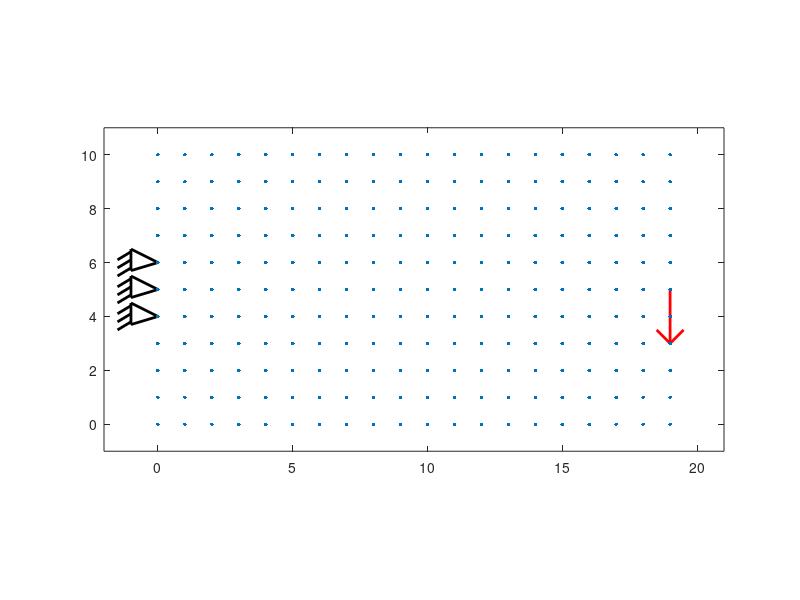

The MATLAB script that drew this image: (Note: this script raises an error after producing the figure.)
                
clc
clear
close all

tic

S_y = 8;

figure(1)
hold on
plot([19 19],[5 3],'r','Linewidth',2)
plot([19 18.5],[3 3.5],'r','Linewidth',2)
plot([19 19.5],[3 3.5],'r','Linewidth',2)

plot([0 -1 -1 0],[6 5.7 6.5 6],'k','Linewidth',2)
plot([0 -1 -1 0],[5 4.7 5.5 5],'k','Linewidth',2)
plot([0 -1 -1 0],[4 3.7 4.5 4],'k','Linewidth',2)
plot([-1.5 -1],[3.5 3.8],'k','Linewidth',2)
plot([-1.5 -1],[3.8 4.1],'k','Linewidth',2)
plot([-1.5 -1],[4.1 4.4],'k','Linewidth',2)
plot([-1.5 -1],[4.5 4.8],'k','Linewidth',2)
plot([-1.5 -1],[4.8 5.1],'k','Linewidth',2)
plot([-1.5 -1],[5.1 5.4],'k','Linewidth',2)
plot([-1.5 -1],[5.5 5.8],'k','Linewidth',2)
plot([-1.5 -1],[5.8 6.1],'k','Linewidth',2)
plot([-1.5 -1],[6.1 6.4],'k','Linewidth',2)
axis equal
xlim([-2 21])
ylim([-1 11])
box on

x_dots = zeros(1,11*20);
y_dots = zeros(1,11*20);

for i = 0:19
    for j = 0:10
        x_dots(i*11 + j + 1) = i;
        y_dots(i*11 + j + 1) = j;
    end
end

scatter(x_dots,y_dots,7,'filled','b')

% lengths
total_beams = (numel(x_dots)*(numel(x_dots) - 1))/2;

beam_lengths = zeros(total_beams,1);
beam_angles = zeros(total_beams,1);

counter_beams = 1;

for k = 1:(numel(x_dots) - 1)
    for l = (k + 1):numel(x_dots)
        p1 = [x_dots(k),y_dots(k)];
        p2 = [x_dots(l),y_dots(l)];
        tan_arg = (p2(2) - p1(2))/(p2(1) - p1(1));
        beam_angles(counter_beams) = atan(tan_arg);
        beam_lengths(counter_beams) = norm(p1 - p2);
        counter_beams = counter_beams + 1;
    end
end

A_trig = zeros(numel(x_dots),total_beams);
column_num = 1;

for m = 1:(numel(x_dots) - 1)
    A_trig(m,column_num:(numel(x_dots) - m + column_num - 1)) = -ones(size(column_num:(numel(x_dots) - m + column_num - 1)));
    A_trig((m + 1):end,column_num:(numel(x_dots) - m + column_num - 1)) = eye(numel(x_dots) - m);
    column_num = column_num + numel(x_dots) - m;
end

A_cos = A_trig;
A_sin = A_trig;

for n = 1:total_beams
    A_cos(:,n) = A_cos(:,n)*cos(beam_angles(n));
    A_sin(:,n) = A_sin(:,n)*sin(beam_angles(n));
end

b_cos = zeros(numel(x_dots),1);
b_sin = zeros(numel(x_dots),1);
b_sin(215) = -4;

for p = 1:numel(x_dots)
    if p == 5
        b_cos(p:(p + 2)) = [];
        b_sin(p:(p + 2)) = [];
        A_cos(p:(p + 2),:) = [];
        A_sin(p:(p + 2),:) = [];
    end
end

A_both = sparse([A_cos; A_sin]);

A_add = speye(total_beams);

b_8 = [b_cos; b_sin];
b_15 = S_y*ones(total_beams,1);
   
b_1 = [b_8; -b_8; b_15; b_15; zeros(2*total_beams,1)];

A_1 = [A_both, zeros(numel(b_8),total_beams);
       -A_both, zeros(numel(b_8),total_beams);
       A_add, zeros(size(A_add));
       -A_add, zeros(size(A_add));
       A_add, -A_add;
       -A_add, -A_add];

c_nolengths = [zeros(total_beams,1); ones(total_beams,1)];

c_lengths = [zeros(total_beams,1); beam_lengths];

u_test = linprog(c_nolengths,A_1,b_1);

u_use = u_test(1:total_beams);

u_test_lengths = linprog(c_lengths,A_1,b_1);

u_use_lengths = u_test_lengths(1:total_beams);

counter_plot = 1;
num_beams_nolengths = 1;

for q = 1:(numel(x_dots) - 1)
    for r = (q + 1):numel(x_dots)
        xs = [x_dots(q),x_dots(r)];
        ys = [y_dots(q),y_dots(r)];
        if abs(u_use(counter_plot)) > 1e-4
            if u_use(counter_plot) < 0
                plot(xs,ys,'r')
            elseif u_use(counter_plot) > 0
                plot(xs,ys,'b')
            end
            num_beams_nolengths = num_beams_nolengths + 1;
        end
        counter_plot = counter_plot + 1;
    end
end

hold off

figure(2)
hold on
plot([19 19],[5 3],'r','Linewidth',2)
plot([19 18.5],[3 3.5],'r','Linewidth',2)
plot([19 19.5],[3 3.5],'r','Linewidth',2)

plot([0 -1 -1 0],[6 5.7 6.5 6],'k','Linewidth',2)
plot([0 -1 -1 0],[5 4.7 5.5 5],'k','Linewidth',2)
plot([0 -1 -1 0],[4 3.7 4.5 4],'k','Linewidth',2)
plot([-1.5 -1],[3.5 3.8],'k','Linewidth',2)
plot([-1.5 -1],[3.8 4.1],'k','Linewidth',2)
plot([-1.5 -1],[4.1 4.4],'k','Linewidth',2)
plot([-1.5 -1],[4.5 4.8],'k','Linewidth',2)
plot([-1.5 -1],[4.8 5.1],'k','Linewidth',2)
plot([-1.5 -1],[5.1 5.4],'k','Linewidth',2)
plot([-1.5 -1],[5.5 5.8],'k','Linewidth',2)
plot([-1.5 -1],[5.8 6.1],'k','Linewidth',2)
plot([-1.5 -1],[6.1 6.4],'k','Linewidth',2)
axis equal
xlim([-2 21])
ylim([-1 11])
box on

scatter(x_dots,y_dots,7,'filled','b')

counter_plot_lengths = 1;
num_beams_lengths = 1;

for u = 1:(numel(x_dots) - 1)
    for v = (u + 1):numel(x_dots)
        xs = [x_dots(u),x_dots(v)];
        ys = [y_dots(u),y_dots(v)];
        if abs(u_use_lengths(counter_plot_lengths)) > 1e-4
            if u_use_lengths(counter_plot_lengths) < 0
                plot(xs,ys,'r')
            elseif u_use_lengths(counter_plot_lengths) > 0
                plot(xs,ys,'b')
            end
            num_beams_lengths = num_beams_lengths + 1;
        end
        counter_plot_lengths = counter_plot_lengths + 1;
    end
end

toc

